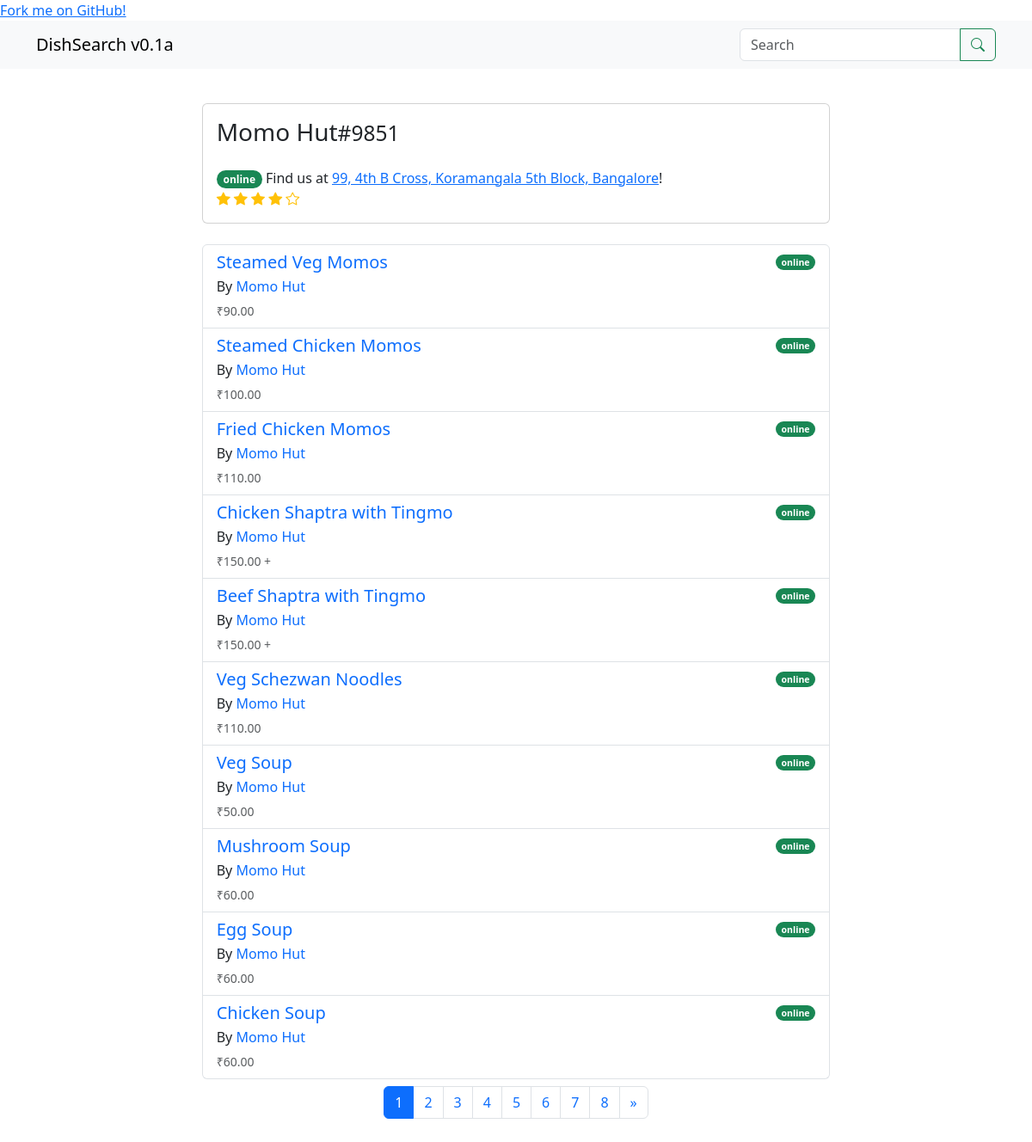
The page /restaurant/2/ (signed in) on the database its author committed.
### restaurant/models.py (models this page shows, shortened)
class Restaurant(models.Model):
    name = models.CharField(max_length=255)
    res_id = models.IntegerField(unique=True)
    latitude = models.FloatField()
    longitude = models.FloatField()
    location = models.CharField(max_length=30)
    address = models.CharField(max_length=255)
    rating = models.FloatField(help_text="Rating out of 5", null=True, blank=True)
    online = models.BooleanField(default=False)
    def get_google_maps_url(self) -> str:
        return f"https://maps.google.com/?q={self.latitude},{self.longitude}"

### dish/models.py (models this page shows, shortened)
class Dish(models.Model):
    name = models.CharField(max_length=255)
    onwards_tag = models.BooleanField(default=False)
    price = models.DecimalField(max_digits=7, decimal_places=2)
    restaurant = models.ForeignKey(
        Restaurant, on_delete=models.CASCADE, related_name="dishes"
    )
    objects = DishManager()
    def get_absolute_url(self) -> str:
        return reverse("dish:detail", kwargs={"dish_id": self.pk})

### restaurant/views.py (the view)
class RestaurantDishListView(LoginRequiredMixin, ListView):
    model = Dish
    paginate_by = 10
    context_object_name = "dishes"
    template_name = "dish/list.html"
    def get_queryset(self) -> QuerySet:
        return (
            Dish.objects.filter(restaurant_id=self.kwargs["restaurant_id"])
            .select_related("restaurant")
            .order_by("-restaurant__rating")
        )
    def get_context_data(self, **kwargs) -> Dict[str, Any]:
        context = super().get_context_data(**kwargs)
        context["restaurant"] = get_object_or_404(
            Restaurant, pk=self.kwargs["restaurant_id"]
        )
        return context

### dish/templatetags/paginator_tags.py (called while the page is built)
@register.simple_tag
def get_proper_elided_page_range(p, number, on_each_side=2, on_ends=4):
    paginator = Paginator(p.object_list, p.per_page)
    return paginator.get_elided_page_range(
        number=number, on_each_side=on_each_side, on_ends=on_ends
    )

### dish/templatetags/range_tags.py (called while the page is built)
@register.filter()
def loop(low: int, high: int) -> range:
    return range(low, high + 1)

### templates/dish/list.html (shortened to what this page needs)
{% extends 'base.html' %}
{% load static %}
{% load paginator_tags %}
{% load range_tags %}
{% block body %}
<div class="row">
  {% if not restaurant %}
    <div class="col-sm-12 col-md-12 col-lg-4 offset-lg-4">
      <form class="mb-4 pb-3" method="get" action="{% url 'dish:home' %}" role="search">
        <div class="form-floating mb-3">
          <input id="q" autofocus name="q" type="search" class="form-control" placeholder="Search"
            value="{{ request.GET.q }}" />
          <label for="q">Search</label>
          <div class="form-text">
            hit <kbd>RETURN</kbd> to search
          </div>
        </div>
      </form>
    </div>
  {% else %}
    <div class="col-sm-12 col-md-12 col-lg-8 offset-lg-2">
      <div class="card">
        <div class="card-body">
          <h3 class="card-title pb-3">{{ restaurant.name }}<small>#{{ restaurant.res_id }}</small></h3>
          <p class="card-text">
            <span class="badge {% if restaurant.online %}bg-success{% else %}bg-danger{% endif %} rounded-pill">
              {% if restaurant.online %}online{% else %}unavailable{% endif %}
            </span>
            Find us at <a href="{{ restaurant.get_google_maps_url }}" target="_blank">
              {{ restaurant.address }}</a>!
            <br />
            {% for i in 1|loop:5 %}
              {% if i <= restaurant.rating %}
                <i class="bi bi-star-fill text-warning"></i>
              {% else %}
                <i class="bi bi-star text-warning"></i>
              {% endif %}
            {% endfor %}
          </p>
        </div>
      </div>
    <br />
    </div>
  {% endif %}
  <div class="col-sm-12 col-md-12 col-lg-8 offset-lg-2">
    <div class="list-group">
      {% for dish in dishes %}
        <div href="{% url 'dish:detail' dish.pk %}" class="list-group-item list-group-item-action">
          <div class="d-flex w-100 justify-content-between">
            <h5 class="mb-1">
              <a style="text-decoration: none;" href="{{ dish.get_absolute_url }}">{{ dish.name }}</a>
            </h5>
            <small class="text-body-secondary">
              <span class="badge {% if dish.restaurant.online %}bg-success{% else %}bg-danger{% endif %} rounded-pill">
                {% if dish.restaurant.online %}online{% else %}unavailable{% endif %}
              </span>
            </small>
          </div>
          <p class="mb-1">
            By <a style="text-decoration: none;" href="{% url 'restaurant:list' dish.restaurant_id %}">{{ dish.restaurant.name }}</a>
          </p>
          <small class="text-body-secondary">₹{{ dish.price }} {% if dish.onwards_tag %}+{% endif %} </small>
        </div>
      {% endfor %}
    </div>
  </div>
  <div class="col-sm-12 col-md-12 col-lg-8 offset-lg-2">
    <ul class="pagination justify-content-center mt-2 mb-4">
      {% get_proper_elided_page_range paginator page_obj.number as page_range %}
      {% if page_obj.has_next or page_obj.has_previous %}
        {% for page_number in page_range %}
          {% if page_number == page_obj.number %}
            <li class="page-item">
              <a class="page-link active">{{ page_number }}</a>
            </li>
            {% else %}
              {% if page_number == paginator.ELLIPSIS %}
                <li class="page-item disabled"><a class="page-link">{{ page_number }}</a></li>
              {% else %}
                <li class="page-item">
                  <a href="?page={{ page_number }}&q={{ request.GET.q }}" class="page-link">{{ page_number }}</a>
                </li>
              {% endif %}
          {% endif %}
        {% endfor %}
        {% if page_obj.has_next %}
          <li class="page-item">
            <a href="?page={{ page_obj.next_page_number }}&q={{ request.GET.q }}" class="page-link" aria-label="Next">
              <span aria-hidden="true">&raquo;</span>
            </a>
          </li>
        {% endif %}
      {% endif %}
    </ul>
  </div>
</div>
{% endblock body %}

### rows shown on the page
Restaurant: name "Momo Hut", res_id "9851", address "99, 4th B Cross, Koramangala 5th Block, Bangalore", rating 4 (drawn)
Dish: name "Steamed Veg Momos", shows "online", restaurant.name "Momo Hut", price "90.00"
Dish: name "Steamed Chicken Momos", shows "online", restaurant.name "Momo Hut", price "100.00"
Dish: name "Fried Chicken Momos", shows "online", restaurant.name "Momo Hut", price "110.00"
Dish: name "Chicken Shaptra with Tingmo", shows "online", restaurant.name "Momo Hut", price "150.00"
Dish: name "Beef Shaptra with Tingmo", shows "online", restaurant.name "Momo Hut", price "150.00"
Dish: name "Veg Schezwan Noodles", shows "online", restaurant.name "Momo Hut", price "110.00"
Dish: name "Veg Soup", shows "online", restaurant.name "Momo Hut", price "50.00"
Dish: name "Mushroom Soup", shows "online", restaurant.name "Momo Hut", price "60.00"
Dish: name "Egg Soup", shows "online", restaurant.name "Momo Hut", price "60.00"
Dish: name "Chicken Soup", shows "online", restaurant.name "Momo Hut", price "60.00"

### other values the page prints
{{ page_number }} "1"
{{ page_number }} "2" "3" "4" "5" "6" "7" "8"
